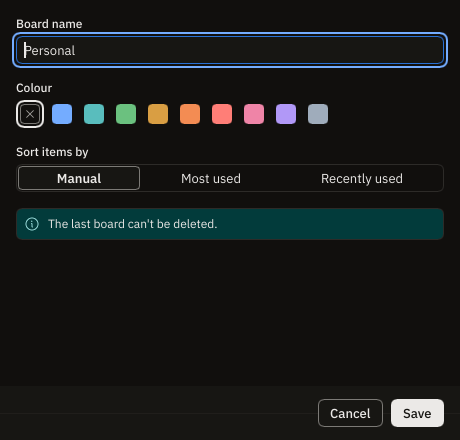
#> input picture crates/snipdeck-ui/tests/golden/board-editor-last-dark.png, 460 x 440 px, given in place of main-light.png, which was not available
$ python readme_shots.py ../crates/snipdeck-ui/tests/golden
#> lines starting #> are read from the running program, lines starting #| are printed output that depends on the picture; after the words box and inside, x2 and y2 are one past the last pixel; in counts of white or black regions, pixels touching at a corner belong together
#!/usr/bin/env python3
"""Frames 2x renders of the goldens into the README screenshots in docs/images.

Render first (any test failures from the 2x scale are expected and ignored):

    SNIPDECK_SHOT_SCALE=2 SNIPDECK_SHOTS_DIR=/tmp/shots \\
        cargo test -p snipdeck-ui --no-fail-fast -- --test-threads=4
    pip install pillow pyoxipng
    python3 scripts/readme_shots.py /tmp/shots

Also writes the Microsoft Store screenshots to docs/images/store/: the same framed shots, scaled
down if they do not fit and centred on an opaque 1920x1080 canvas (the Store wants at least
1366x768; the README shots are narrower or shorter than that). They are never scaled up.

Each shot gets rounded corners, a hairline border and a soft shadow on a transparent
background, so it sits well on GitHub's light and dark pages. The hero image composes the
Main window with the Panel and the Picker in front of it.
"""

import io
import sys
from pathlib import Path

import oxipng  # pip install pyoxipng
from PIL import Image, ImageChops, ImageDraw, ImageFilter

OUT = Path(__file__).resolve().parent.parent / "docs" / "images"
STORE_OUT = OUT / "store"
RADIUS = 20  # 10 logical px at 2x
PAD = 48  # room for the shadow

# README name -> golden name (rendered as <golden>-light.png / <golden>-dark.png).
SHOTS = {
    "main": "main",
    "main-tile": "main-tile",
    "panel": "panel",
    "picker": "picker",
    "fill": "fill",
    "editor": "item-editor-text",
    "settings": "settings",
}


def rounded(im: Image.Image, dark: bool) -> Image.Image:
    im = im.convert("RGBA")
    mask = Image.new("L", im.size, 0)
    ImageDraw.Draw(mask).rounded_rectangle((0, 0, im.width - 1, im.height - 1), RADIUS, fill=255)
    im.putalpha(mask)
    border = (255, 255, 255, 40) if dark else (0, 0, 0, 38)
    ImageDraw.Draw(im).rounded_rectangle(
        (0, 0, im.width - 1, im.height - 1), RADIUS, outline=border, width=2
    )
    return im


def shadow(size, dark: bool) -> Image.Image:
    w, h = size
    sh = Image.new("RGBA", (w + 2 * PAD, h + 2 * PAD), (0, 0, 0, 0))
    ImageDraw.Draw(sh).rounded_rectangle(
        (PAD, PAD + 12, PAD + w, PAD + h + 12), RADIUS, fill=(0, 0, 0, 150 if dark else 70)
    )
    return sh.filter(ImageFilter.GaussianBlur(22))


def framed(im: Image.Image, dark: bool) -> Image.Image:
    win = rounded(im, dark)
    canvas = shadow(win.size, dark)
    canvas.alpha_composite(win, (PAD, PAD))
    return canvas


STORE_SIZE = (1920, 1080)  # at least the Store's 1366x768 minimum
STORE_MARGIN = 64
STORE_SHOTS = ("main", "panel", "picker", "fill", "editor", "settings")
STORE_BACKGROUND = {"light": (238, 241, 246, 255), "dark": (22, 24, 29, 255)}


def store_shot(framed_im: Image.Image, theme: str) -> Image.Image:
    """`framed_im` centred on the Store canvas, scaled down (never up) to leave a margin."""
    box = (STORE_SIZE[0] - 2 * STORE_MARGIN, STORE_SIZE[1] - 2 * STORE_MARGIN)
    im = framed_im.copy()
    if im.width > box[0] or im.height > box[1]:
        im.thumbnail(box, Image.LANCZOS)
    canvas = Image.new("RGBA", STORE_SIZE, STORE_BACKGROUND[theme])
    canvas.alpha_composite(im, ((STORE_SIZE[0] - im.width) // 2, (STORE_SIZE[1] - im.height) // 2))
    return canvas


def trim_settings(im: Image.Image) -> Image.Image:
    # The Settings render is tall; show the top, which holds the everyday options. The cut
    # (1300px at 2x) sits in the gap between the Panel width row and Window behaviour, so no
    # row is clipped.
    return im.crop((0, 0, im.width, min(im.height, 1300)))


def hero(src: Path, theme: str) -> Image.Image | None:
#> called with theme = 'light'
    try:
        main = Image.open(src / f"main-{theme}.png")
#> main is the input picture: PIL image 460x440 RGB; mean R, G, B 24.9, 27.3, 26.5
        panel = Image.open(src / f"panel-{theme}.png")
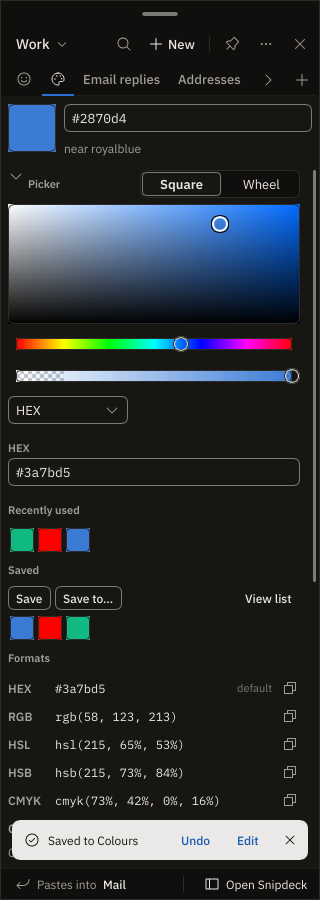
#> input picture crates/snipdeck-ui/tests/golden/colours-dark-x100.png, 320 x 900 px, given in place of panel-light.png, which was not available
#> panel is the input picture: PIL image 320x900 RGB; mean R, G, B 43.6, 46.5, 49.7
        picker = Image.open(src / f"picker-{theme}.png")
    except FileNotFoundError:
        return None
    dark = theme == "dark"
    m, p, k = framed(main, dark), framed(panel, dark), framed(picker, dark)
#> in rounded, `mask = Image.new("L", im.size, 0)`: mask: PIL image 460x440 L; every value is 0
#> in rounded, `ImageDraw.Draw(mask).rounded_rectangle((0, 0, im.width - 1, im.height ..`:
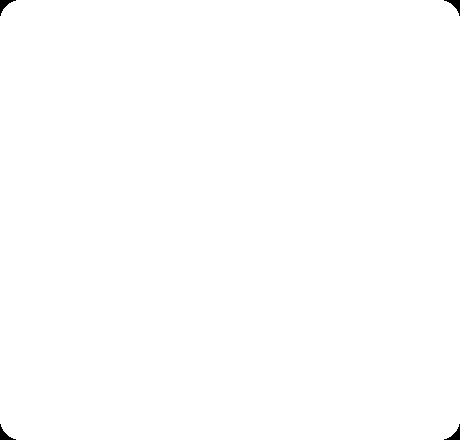
#> mask: PIL image 460x440 L; 99.8% white; 4 black regions, box (x1, y1, x2, y2) and area: (0, 0, 16, 16) 92, (444, 0, 460, 16) 92, (0, 424, 16, 440) 92, (444, 424, 460, 440) 92
#> in shadow, `sh = Image.new("RGBA", (w + 2 * PAD, h + 2 * PAD), (0, 0, 0, 0))`: sh: PIL image 556x536 RGBA; every value is 0
#> in shadow, `return sh.filter(ImageFilter.GaussianBlur(22))`:
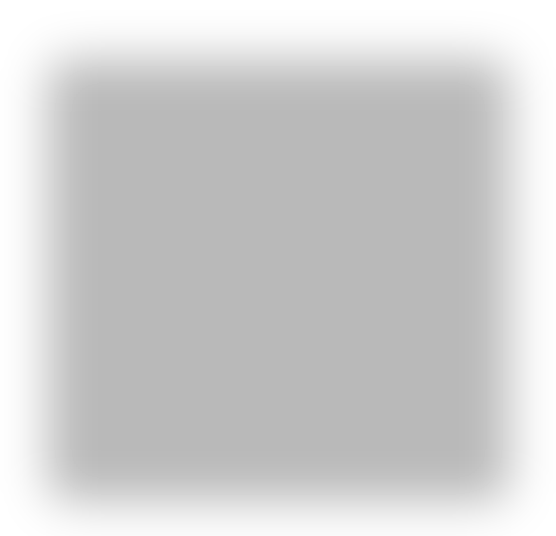
#> returned value: PIL image 556x536 RGBA; mean R, G, B, A 0, 0, 0, 47.6; transparent parts drawn white
#> call 2 of framed, with dark = False
#> call 2 of rounded, with dark = False
#> in rounded (call 2), `mask = Image.new("L", im.size, 0)`: mask: PIL image 320x900 L; every value is 0
#> in rounded (call 2), `ImageDraw.Draw(mask).rounded_rectangle((0, 0, im.width - 1, im.height ..`:
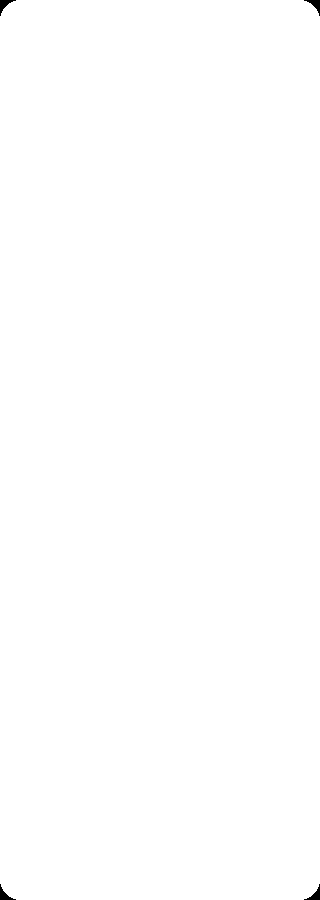
#> mask: PIL image 320x900 L; 99.9% white; 4 black regions, box (x1, y1, x2, y2) and area: (0, 0, 16, 16) 92, (304, 0, 320, 16) 92, (0, 884, 16, 900) 92, (304, 884, 320, 900) 92
#> call 2 of shadow, with size = (320, 900), dark = False
#> in shadow (call 2), `sh = Image.new("RGBA", (w + 2 * PAD, h + 2 * PAD), (0, 0, 0, 0))`: sh: PIL image 416x996 RGBA; every value is 0
#> in shadow (call 2), `return sh.filter(ImageFilter.GaussianBlur(22))`:
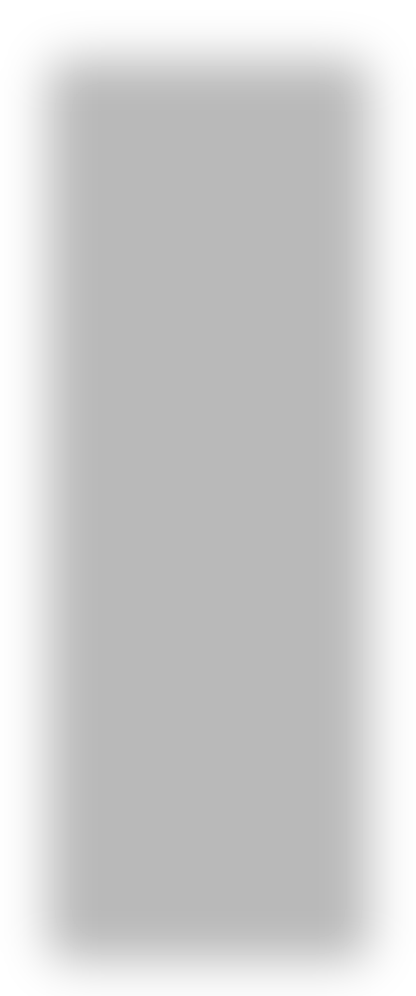
#> returned value: PIL image 416x996 RGBA; mean R, G, B, A 0, 0, 0, 48.8; transparent parts drawn white
#> in framed (call 2), `canvas.alpha_composite(win, (PAD, PAD))`:
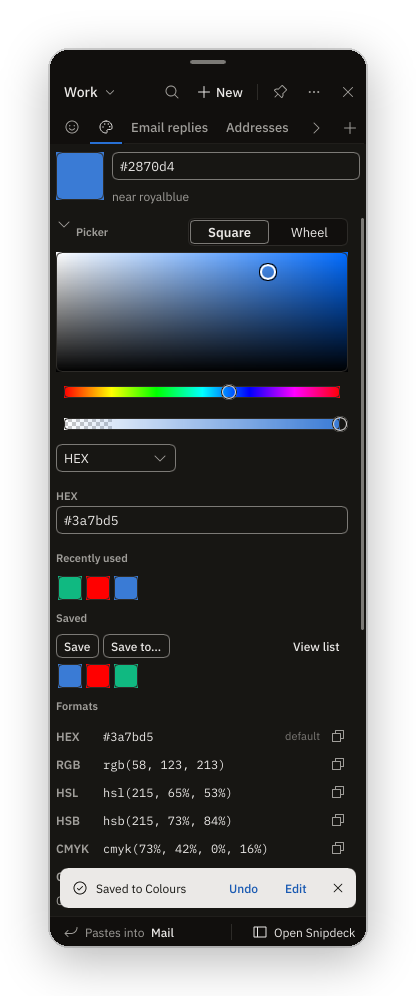
#> canvas: PIL image 416x996 RGBA; mean R, G, B, A 29.9, 31.9, 34.2, 178.7; transparent parts drawn white
    w = m.width + p.width // 2
#> w = 764
    h = max(m.height + k.height // 3, p.height + 80)
#> h = 1076
    out = Image.new("RGBA", (w, h), (0, 0, 0, 0))
#> out: PIL image 764x1076 RGBA; every value is 0
    out.alpha_composite(m, (0, 0))
    out.alpha_composite(k, (m.width // 2 - k.width // 2, m.height - (2 * k.height) // 3))
    out.alpha_composite(p, (w - p.width, 80))
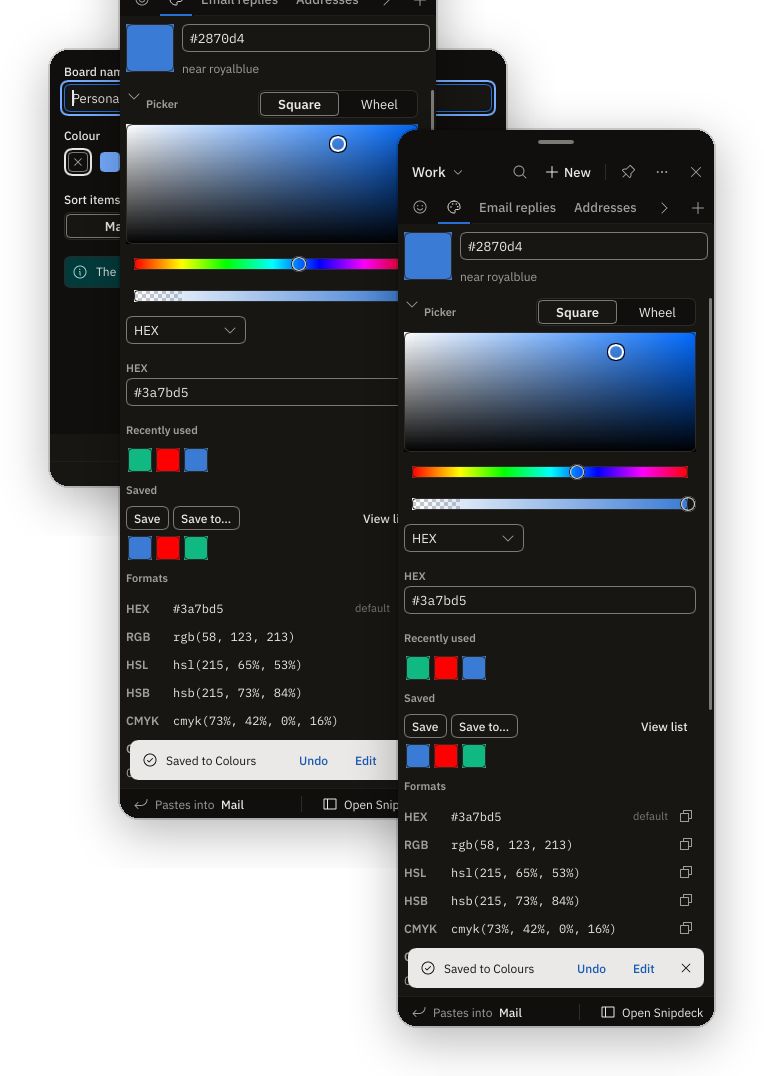
#> out: PIL image 764x1076 RGBA; mean R, G, B, A 29.3, 31.4, 33.7, 174.1; transparent parts drawn white
    return out


def save(im: Image.Image, path: Path) -> None:
    # Lossless: a 256-colour palette flattens the light theme's selection tint into the page.
    buf = io.BytesIO()
    im.save(buf, "PNG")
    path.write_bytes(oxipng.optimize_from_memory(buf.getvalue(), level=4))
#> (this line was passed over: oxipng is not available in this run)
#> (the run stopped early here; a loop or call above may not have finished)
